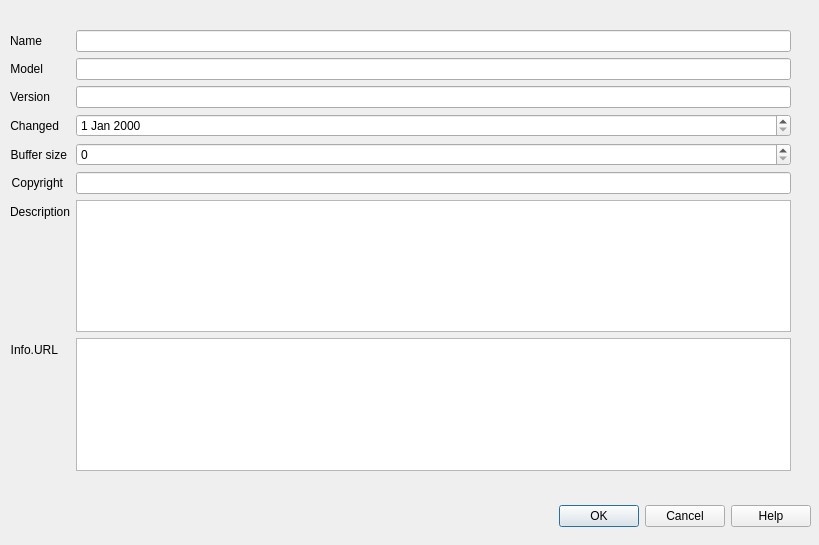
<?xml version="1.0" encoding="UTF-8"?>
<ui version="4.0">
 <class>CDlgMdfModule</class>
 <widget class="QDialog" name="CDlgMdfModule">
  <property name="geometry">
   <rect>
    <x>0</x>
    <y>0</y>
    <width>819</width>
    <height>545</height>
   </rect>
  </property>
  <property name="windowTitle">
   <string>Dialog</string>
  </property>
  <widget class="QWidget" name="formLayoutWidget">
   <property name="geometry">
    <rect>
     <x>10</x>
     <y>30</y>
     <width>781</width>
     <height>441</height>
    </rect>
   </property>
   <layout class="QFormLayout" name="formLayout">
    <item row="1" column="0">
     <widget class="QLabel" name="label_2">
      <property name="text">
       <string>Name</string>
      </property>
      <property name="alignment">
       <set>Qt::AlignRight|Qt::AlignTrailing|Qt::AlignVCenter</set>
      </property>
     </widget>
    </item>
    <item row="1" column="1">
     <widget class="QLineEdit" name="editName">
      <property name="toolTip">
       <string>Path to file containg VSCP events</string>
      </property>
      <property name="text">
       <string/>
      </property>
     </widget>
    </item>
    <item row="2" column="1">
     <widget class="QLineEdit" name="editModel">
      <property name="toolTip">
       <string>Path to file containg VSCP events</string>
      </property>
      <property name="text">
       <string/>
      </property>
     </widget>
    </item>
    <item row="2" column="0">
     <widget class="QLabel" name="label_3">
      <property name="text">
       <string>Model</string>
      </property>
      <property name="alignment">
       <set>Qt::AlignRight|Qt::AlignTrailing|Qt::AlignVCenter</set>
      </property>
     </widget>
    </item>
    <item row="3" column="0">
     <widget class="QLabel" name="label_4">
      <property name="text">
       <string>Version</string>
      </property>
      <property name="alignment">
       <set>Qt::AlignRight|Qt::AlignTrailing|Qt::AlignVCenter</set>
      </property>
     </widget>
    </item>
    <item row="4" column="0">
     <widget class="QLabel" name="label_5">
      <property name="text">
       <string>Changed</string>
      </property>
      <property name="alignment">
       <set>Qt::AlignRight|Qt::AlignTrailing|Qt::AlignVCenter</set>
      </property>
     </widget>
    </item>
    <item row="7" column="0">
     <widget class="QLabel" name="label_6">
      <property name="text">
       <string>Description</string>
      </property>
      <property name="alignment">
       <set>Qt::AlignRight|Qt::AlignTrailing|Qt::AlignVCenter</set>
      </property>
     </widget>
    </item>
    <item row="8" column="0">
     <widget class="QLabel" name="label_7">
      <property name="text">
       <string>Info.URL</string>
      </property>
      <property name="alignment">
       <set>Qt::AlignRight|Qt::AlignTrailing|Qt::AlignVCenter</set>
      </property>
     </widget>
    </item>
    <item row="3" column="1">
     <widget class="QLineEdit" name="editVersion">
      <property name="toolTip">
       <string>Path to file containg VSCP events</string>
      </property>
      <property name="text">
       <string/>
      </property>
     </widget>
    </item>
    <item row="5" column="0">
     <widget class="QLabel" name="label_8">
      <property name="text">
       <string>Buffer size</string>
      </property>
      <property name="alignment">
       <set>Qt::AlignRight|Qt::AlignTrailing|Qt::AlignVCenter</set>
      </property>
     </widget>
    </item>
    <item row="6" column="0">
     <widget class="QLabel" name="label">
      <property name="text">
       <string>Copyright</string>
      </property>
      <property name="alignment">
       <set>Qt::AlignRight|Qt::AlignTrailing|Qt::AlignVCenter</set>
      </property>
     </widget>
    </item>
    <item row="6" column="1">
     <widget class="QLineEdit" name="editCopyright">
      <property name="focusPolicy">
       <enum>Qt::WheelFocus</enum>
      </property>
      <property name="toolTip">
       <string>Description for  connection used in connection table</string>
      </property>
      <property name="text">
       <string/>
      </property>
     </widget>
    </item>
    <item row="7" column="1">
     <widget class="QListWidget" name="listDescription"/>
    </item>
    <item row="8" column="1">
     <widget class="QListWidget" name="listInfo"/>
    </item>
    <item row="4" column="1">
     <widget class="QDateEdit" name="editDate"/>
    </item>
    <item row="5" column="1">
     <widget class="QSpinBox" name="editBufferSize"/>
    </item>
   </layout>
  </widget>
  <widget class="QDialogButtonBox" name="buttonBox_2">
   <property name="geometry">
    <rect>
     <x>10</x>
     <y>500</y>
     <width>801</width>
     <height>32</height>
    </rect>
   </property>
   <property name="orientation">
    <enum>Qt::Horizontal</enum>
   </property>
   <property name="standardButtons">
    <set>QDialogButtonBox::Cancel|QDialogButtonBox::Help|QDialogButtonBox::Ok</set>
   </property>
   <property name="centerButtons">
    <bool>false</bool>
   </property>
  </widget>
 </widget>
 <resources/>
 <connections/>
</ui>
